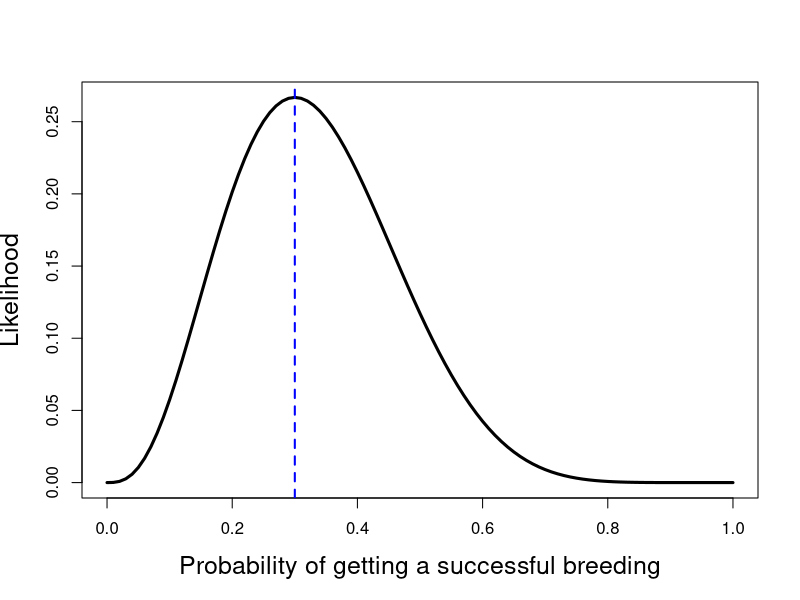
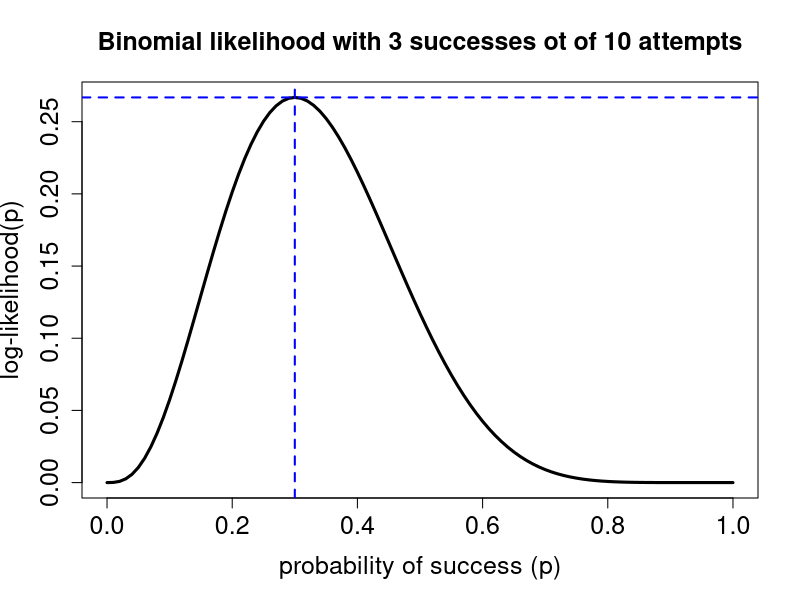

These figures' R source, in order:
## ---- chunk 1
knitr::opts_chunk$set(cache = FALSE, 
                      echo = TRUE, 
                      message = FALSE, 
                      warning = FALSE,
                      fig.height=6, 
                      fig.width = 1.777777*6,
                      tidy = FALSE, 
                      comment = NA, 
                      highlight = TRUE, 
                      prompt = FALSE, 
                      crop = TRUE,
                      comment = "#>",
                      collapse = TRUE)
knitr::opts_knit$set(width = 60)
library(tidyverse)
library(reshape2)
theme_set(theme_light(base_size = 16))
make_latex_decorator <- function(output, otherwise) {
  function() {
      if (knitr:::is_latex_output()) output else otherwise
  }
}
insert_pause <- make_latex_decorator(". . .", "\n")
insert_slide_break <- make_latex_decorator("----", "\n")
insert_inc_bullet <- make_latex_decorator("> *", "*")
insert_html_math <- make_latex_decorator("", "$$")
## ---- chunk 2
dbinom(x=3,size=10,prob=0.1)
## ---- chunk 3
dbinom(x=3,size=10,prob=0.9)
## ---- chunk 4
dbinom(x=3,size=10,prob=0.25)
## ---- chunk 5
dbinom(x=3,size=10,prob=0.1)
dbinom(x=3,size=10,prob=0.9)
dbinom(x=3,size=10,prob=0.25)
## ---- chunk 6
lik.fun <- function(parameter){
  ll <- dbinom(x=3, size=10, prob=parameter)
  return(ll)
}

lik.fun(0.3)

lik.fun(0.6)
## ---- chunk 7
lik.fun <- function(parameter){
  ll <- dbinom(x=3, size=10, prob=parameter)
  return(ll)
}
p.grid = seq(0,1,by=0.01)
lik = rep(NA,length(p.grid))
for (i in 1:length(p.grid)){
  lik[i] <- lik.fun(p.grid[i])
}
plot(p.grid,lik,xlab='Probability of getting a successful breeding',ylab='Likelihood',type='l',lwd=3,cex.lab=1.5)
abline(v=0.3,lty=2,lwd=2,col='blue')
## ---- chunk 8
lik.fun <- function(parameter) dbinom(x=3, size=10, prob=parameter)
# ?optimize
optimize(lik.fun,c(0,1),maximum=TRUE)
## ---- chunk 9
lik.fun <- function(parameter) dbinom(x=3, size=10, prob=parameter)
plot(lik.fun,0,1,xlab="probability of success (p)",ylab="log-likelihood(p)",main="Binomial likelihood with 3 successes ot of 10 attempts",lwd=3,cex.lab=1.5, cex.axis=1.5, cex.main=1.5, cex.sub=1.5)
abline(v=0.3,h=0.26682,col='blue',lty=2,lwd=2)
